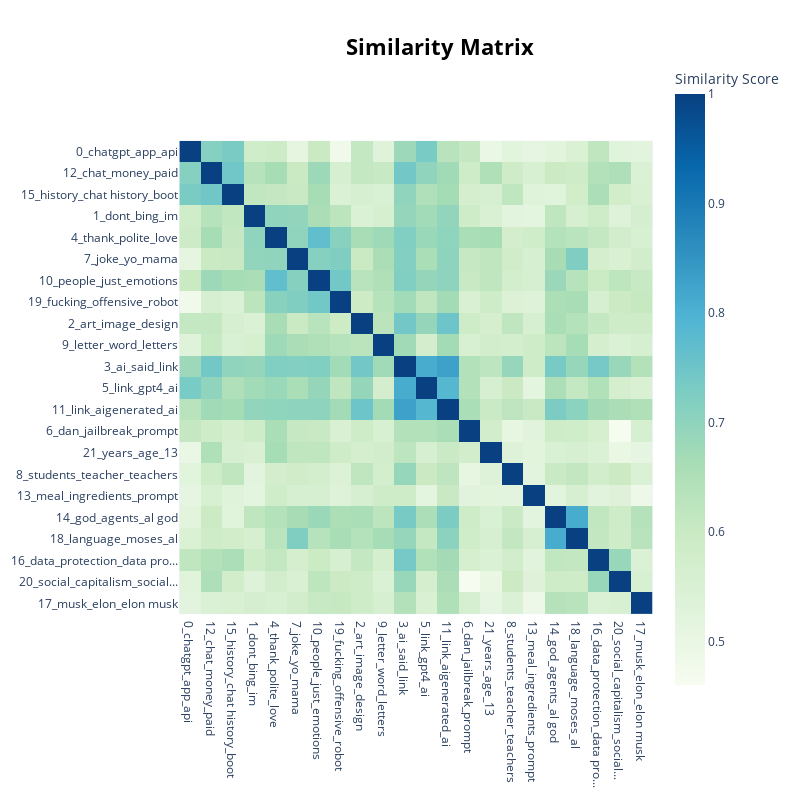

The notebook cell saved with this chart:
### Code cell
#Plotting the similarity between topics through a heatmap
print('Heatmap based on similarity')
model.visualize_heatmap(n_clusters=10)

### Figure 1 — Plotly figure (JSON) as saved in the notebook; plotly's stock layout.template omitted (floating-point values rounded to 4 significant figures; data arrays with more than 128 entries replaced by an {"elided": "..."} marker saying what was removed)
{"data": [{"coloraxis": "coloraxis", "hovertemplate": "x: %{x}<br>y: %{y}<br>Similarity Score: %{z}<extra></extra>", "name": "0", "type": "heatmap", "x": ["0_chatgpt_app_api", "12_chat_money_paid", "15_history_chat history_boot", "1_dont_bing_im", "4_thank_polite_love", "7_joke_yo_mama", "10_people_just_emotions", "19_fucking_offensive_robot", "2_art_image_design", "9_letter_word_letters", "3_ai_said_link", "5_link_gpt4_ai", "11_link_aigenerated_ai", "6_dan_jailbreak_prompt", "21_years_age_13", "8_students_teacher_teachers", "13_meal_ingredients_prompt", "14_god_agents_al god", "18_language_moses_al", "16_data_protection_data pro...", "20_social_capitalism_social...", "17_musk_elon_elon musk"], "xaxis": "x", "y": ["0_chatgpt_app_api", "12_chat_money_paid", "15_history_chat history_boot", "1_dont_bing_im", "4_thank_polite_love", "7_joke_yo_mama", "10_people_just_emotions", "19_fucking_offensive_robot", "2_art_image_design", "9_letter_word_letters", "3_ai_said_link", "5_link_gpt4_ai", "11_link_aigenerated_ai", "6_dan_jailbreak_prompt", "21_years_age_13", "8_students_teacher_teachers", "13_meal_ingredients_prompt", "14_god_agents_al god", "18_language_moses_al", "16_data_protection_data pro...", "20_social_capitalism_social...", "17_musk_elon_elon musk"], "yaxis": "y", "z": {"elided": "22x22 float values"}}], "layout": {"coloraxis": {"colorbar": {"title": {"text": "Similarity Score"}}, "colorscale": [[0, "rgb(247,252,240)"], [0.125, "rgb(224,243,219)"], [0.25, "rgb(204,235,197)"], [0.375, "rgb(168,221,181)"], [0.5, "rgb(123,204,196)"], [0.625, "rgb(78,179,211)"], [0.75, "rgb(43,140,190)"], [0.875, "rgb(8,104,172)"], [1, "rgb(8,64,129)"]]}, "height": 800, "hoverlabel": {"bgcolor": "white", "font": {"family": "Rockwell", "size": 16}}, "legend": {"title": {"text": "Trend"}}, "margin": {"t": 60}, "showlegend": true, "title": {"font": {"color": "Black", "size": 22}, "text": "<b>Similarity Matrix</b>", "x": 0.55, "xanchor": "center", "y": 0.95, "yanchor": "top"}, "width": 800, "xaxis": {"anchor": "y", "constrain": "domain", "domain": [0, 1], "scaleanchor": "y"}, "yaxis": {"anchor": "x", "autorange": "reversed", "constrain": "domain", "domain": [0, 1]}}}
